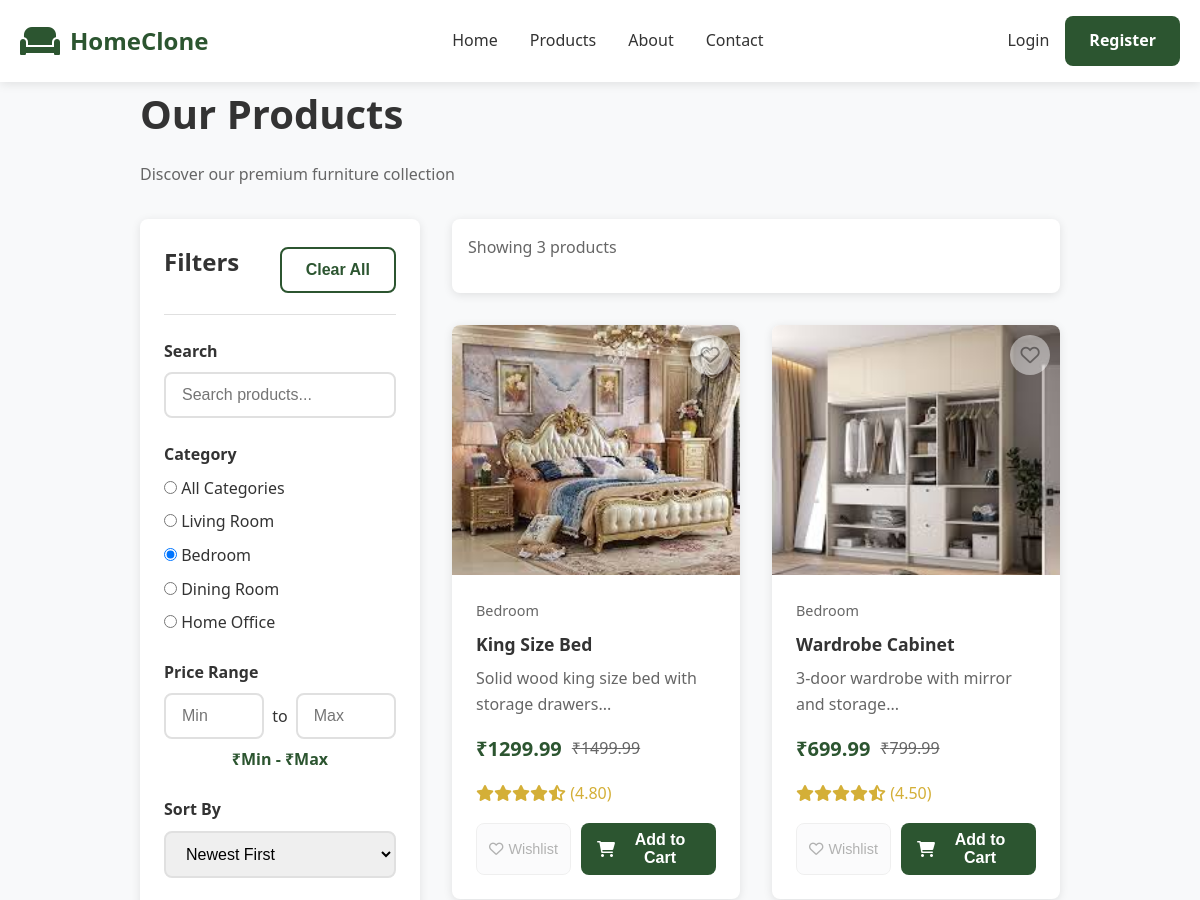
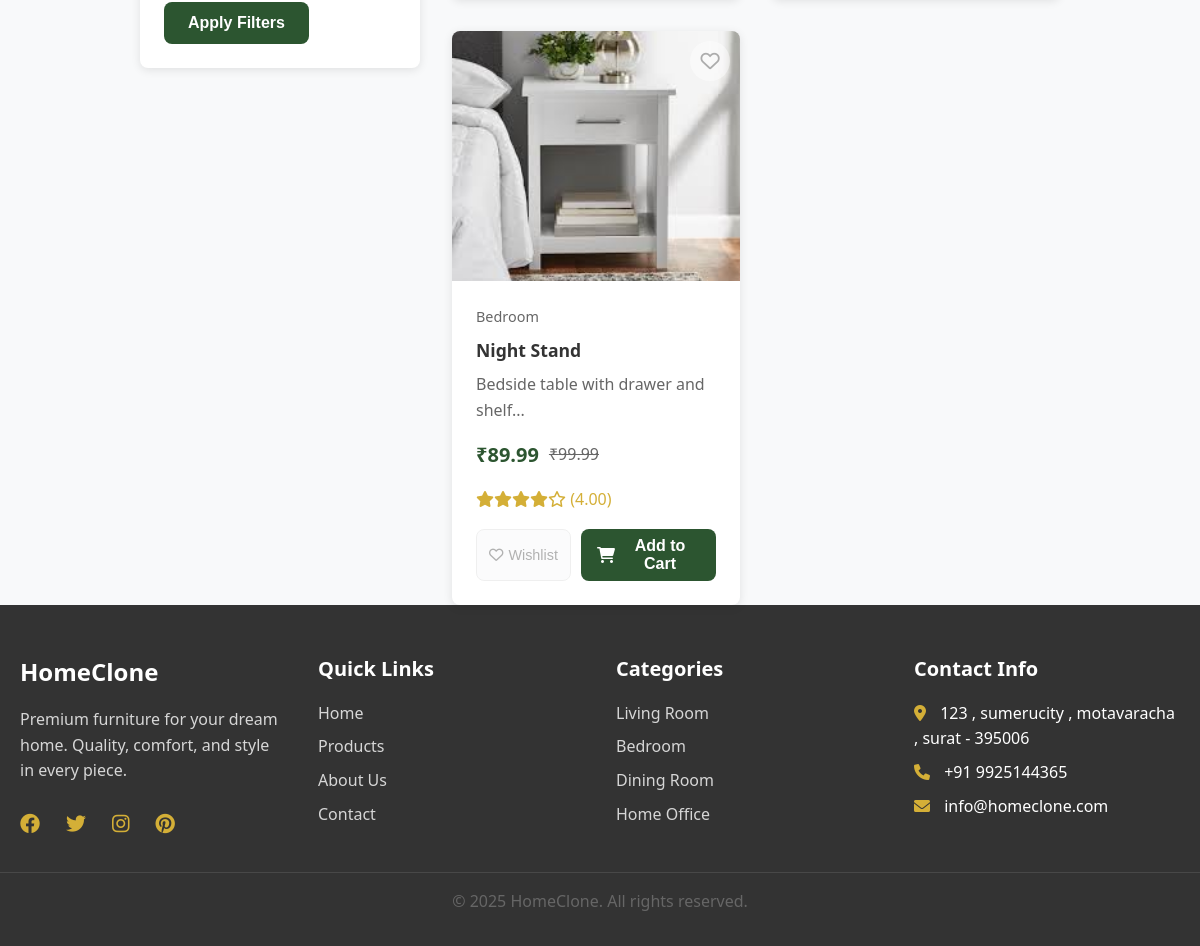
The app's page /products.php?category=2 with its own data (2 pictures, top to bottom).
### tables this page shows
CREATE TABLE categories (
    id INT AUTO_INCREMENT PRIMARY KEY,
    name VARCHAR(100) NOT NULL,
    description TEXT,
    image VARCHAR(255),
    status ENUM('active', 'inactive') DEFAULT 'active',
    created_at TIMESTAMP DEFAULT CURRENT_TIMESTAMP
);

CREATE TABLE products (
    id INT AUTO_INCREMENT PRIMARY KEY,
    name VARCHAR(255) NOT NULL,
    description TEXT,
    price DECIMAL(10,2) NOT NULL,
    old_price DECIMAL(10,2),
    category_id INT,
    image VARCHAR(255),
    stock_quantity INT DEFAULT 0,
    rating DECIMAL(3,2) DEFAULT 0,
    featured BOOLEAN DEFAULT FALSE,
    status ENUM('active', 'inactive') DEFAULT 'active',
    created_at TIMESTAMP DEFAULT CURRENT_TIMESTAMP,
    FOREIGN KEY (category_id) REFERENCES categories(id)
);

### includes/functions.php (called while the page is built, shortened)
<?php
if (!function_exists('isLoggedIn')) {
function isLoggedIn() {
    return isset($_SESSION['user_id']);
}
function getProducts($filters = []) {
    global $pdo;
    $sql = "SELECT p.*, c.name as category_name FROM products p
            LEFT JOIN categories c ON p.category_id = c.id
            WHERE p.status = 'active'";
    $params = [];
    if (isset($filters['category']) && $filters['category'] != '') {
        $sql .= " AND p.category_id = ?";
        $params[] = $filters['category'];
    }
    $sort = isset($filters['sort']) ? $filters['sort'] : 'newest';
    switch($sort) {
        default:
            $sql .= " ORDER BY p.created_at DESC";
    }
    try {
        $stmt = $pdo->prepare($sql);
        $stmt->execute($params);
        return $stmt->fetchAll(PDO::FETCH_ASSOC);
    } catch (PDOException $e) {
        error_log("Error getting products: " . $e->getMessage());
        return [];
    }
}
}
?>

### products.php (the view, shortened to what this page needs)
<?php
include 'includes/config.php';
include 'includes/functions.php';
$filters = [
    'category' => $_GET['category'] ?? '',
    'search' => $_GET['search'] ?? '',
    'min_price' => $_GET['min_price'] ?? '',
    'max_price' => $_GET['max_price'] ?? '',
    'sort' => $_GET['sort'] ?? 'newest'
];
$categories = $pdo->query("SELECT * FROM categories WHERE status = 'active'")->fetchAll();
$products = getProducts($filters);
include 'includes/header.php';
?>
<div class="container">
    <div class="products-page">
        <div class="page-header">
            <h1>Our Products</h1>
            <p>Discover our premium furniture collection</p>
        </div>
        <div class="products-layout">
            <div class="filters-sidebar" id="filter-sidebar">
                <div class="filters-header">
                    <h3>Filters</h3>
                    <button type="button" class="btn btn-outline btn-sm" id="clear-filters">Clear All</button>
                </div>
                <form method="GET" action="" id="products-form">
                    <div class="filter-group">
                        <label class="form-label">Search</label>
                        <input type="text" class="form-control" name="search" value="<?php echo htmlspecialchars($filters['search']); ?>"
                               placeholder="Search products...">
                    </div>
                    <div class="filter-group">
                        <label class="form-label">Category</label>
                        <div class="category-filters">
                            <div class="form-check">
                                <input type="radio" class="form-check-input category-checkbox" name="category" value=""
                                       <?php echo empty($filters['category']) ? 'checked' : ''; ?> id="cat-all">
                                <label class="form-check-label" for="cat-all">All Categories</label>
                            </div>
                            <?php foreach ($categories as $category): ?>
                            <div class="form-check">
                                <input type="radio" class="form-check-input category-checkbox" name="category"
                                       value="<?php echo $category['id']; ?>"
                                       <?php echo $filters['category'] == $category['id'] ? 'checked' : ''; ?>
                                       id="cat-<?php echo $category['id']; ?>">
                                <label class="form-check-label" for="cat-<?php echo $category['id']; ?>">
                                    <?php echo $category['name']; ?>
                                </label>
                            </div>
                            <?php endforeach; ?>
                        </div>
                    </div>
                    <div class="filter-group">
                        <label class="form-label">Price Range</label>
                        <div class="price-inputs">
                            <input type="number" class="form-control" name="min_price" placeholder="Min"
                                   value="<?php echo $filters['min_price']; ?>" min="0">
                            <span>to</span>
                            <input type="number" class="form-control" name="max_price" placeholder="Max"
                                   value="<?php echo $filters['max_price']; ?>" min="0">
                        </div>
                        <div id="price-display" class="price-display">
                        </div>
                    </div>
                    <div class="filter-group">
                        <label class="form-label">Sort By</label>
                        <select class="form-control" name="sort" id="sort-select">
                            <option value="newest" <?php echo $filters['sort'] == 'newest' ? 'selected' : ''; ?>>Newest First</option>
                        </select>
                    </div>
                    <button type="submit" class="btn btn-primary btn-block" id="apply-filters">Apply Filters</button>
                </form>
            </div>
            <div class="products-main">
                <div class="products-header">
                    <div class="products-info">
                        <p>Showing <?php echo count($products); ?> products</p>
                    </div>
                </div>
                <?php if (empty($products)): ?>
                    <div class="no-products">
                        <i class="fas fa-search fa-3x"></i>
                        <h3>No products found</h3>
                        <p>Try adjusting your filters or search terms</p>
                        <a href="products.php" class="btn btn-primary">Clear Filters</a>
                    </div>
                <?php else: ?>
                    <div class="products-grid" id="products-grid">
                        <?php foreach ($products as $product):
                            $is_in_wishlist = false;
                        ?>
                        <div class="product-card">
                            <?php if ($product['old_price']): ?>
                                <div class="product-badge">Sale</div>
                            <?php endif; ?>
                            <div class="product-image-container">
                                <img src="images/<?php echo $product['image'] ?: 'placeholder.jpg'; ?>"
                                     alt="<?php echo htmlspecialchars($product['name']); ?>"
                                     class="product-img">
                                <div class="product-overlay">
                                    <button class="btn-wishlist-overlay <?php echo $is_in_wishlist ? 'active' : ''; ?>"
                                            data-product-id="<?php echo $product['id']; ?>"
                                            <?php echo !isLoggedIn() ? 'disabled' : ''; ?>>
                                        <i class="<?php echo $is_in_wishlist ? 'fas' : 'far'; ?> fa-heart"></i>
                                    </button>
                                </div>
                            </div>
                            <div class="product-info">
                                <div class="product-category"><?php echo $product['category_name']; ?></div>
                                <h3 class="product-title"><?php echo $product['name']; ?></h3>
                                <p class="product-description"><?php echo substr($product['description'], 0, 100); ?>...</p>
                                <div class="product-price">
                                    <span class="current-price">₹<?php echo $product['price']; ?></span>
                                    <?php if ($product['old_price']): ?>
                                        <span class="old-price">₹<?php echo $product['old_price']; ?></span>
                                    <?php endif; ?>
                                </div>
                                <div class="product-rating">
                                    <?php
                                    $rating = $product['rating'];
                                    for ($i = 1; $i <= 5; $i++):
                                        if ($i <= floor($rating)):
                                            echo '<i class="fas fa-star"></i>';
                                        elseif ($i - 0.5 <= $rating):
                                            echo '<i class="fas fa-star-half-alt"></i>';
                                        else:
                                            echo '<i class="far fa-star"></i>';
                                        endif;
                                    endfor;
                                    ?>
                                    <span>(<?php echo $rating; ?>)</span>
                                </div>
                                <div class="product-actions">
                                    <button class="btn-icon btn-wishlist <?php echo $is_in_wishlist ? 'active' : ''; ?>"
                                            data-product-id="<?php echo $product['id']; ?>"
                                            <?php echo !isLoggedIn() ? 'disabled' : ''; ?>>
                                        <i class="<?php echo $is_in_wishlist ? 'fas' : 'far'; ?> fa-heart"></i> Wishlist
                                    </button>
                                    <button class="btn btn-cart" data-product-id="<?php echo $product['id']; ?>">
                                        <i class="fas fa-shopping-cart"></i> Add to Cart
                                    </button>
                                </div>
                            </div>
                        </div>
                        <?php endforeach; ?>
                    </div>
                <?php endif; ?>
            </div>
        </div>
    </div>
</div>
<?php
include 'includes/footer.php';
?>

### css/style.css (style rules this page uses)
* { margin: 0; padding: 0; box-sizing: border-box; }
:root { --primary-color: #2c5530; --primary-dark: #1e3a24; --primary-light: #3a7042; --secondary-color: #d4af37; --accent-color: #8b4513; --text-dark: #333; --text-light: #666; --bg-light: #f8f9fa; --bg-white: #ffffff; --border-color: #e0e0e0; --shadow: 0 2px 10px rgba(0,0,0,0.1); --radius: 8px; }
body { font-family: 'Segoe UI', Tahoma, Geneva, Verdana, sans-serif; line-height: 1.6; color: var(--text-dark); background-color: var(--bg-light); }
.container { max-width: 1200px; margin: 0 auto; padding: 0 20px; }
h1, h2, h3, h4, h5, h6 { margin-bottom: 1rem; color: var(--text-dark); font-weight: 600; }
h1 { font-size: 2.5rem; }
h3 { font-size: 1.5rem; }
p { margin-bottom: 1rem; color: var(--text-light); }
.btn { display: inline-block; padding: 12px 24px; border: none; border-radius: var(--radius); text-decoration: none; text-align: center; font-weight: 600; cursor: pointer; transition: all 0.3s ease; font-size: 1rem; }
.btn-primary { background-color: var(--primary-color); color: white; }
.btn-outline { background-color: transparent; border: 2px solid var(--primary-color); color: var(--primary-color); }
.product-card { background: var(--bg-white); border-radius: var(--radius); overflow: hidden; box-shadow: var(--shadow); transition: all 0.3s ease; position: relative; }
.product-img { width: 100%; height: 250px; object-fit: cover; }
.product-badge { position: absolute; top: 10px; left: 10px; background: var(--secondary-color); color: white; padding: 5px 10px; border-radius: 20px; font-size: 0.8rem; font-weight: 600; }
.product-info { padding: 1.5rem; }
.product-title { font-size: 1.1rem; margin-bottom: 0.5rem; color: var(--text-dark); }
.product-category { color: var(--text-light); font-size: 0.9rem; margin-bottom: 0.5rem; }
.product-price { display: flex; align-items: center; gap: 10px; margin-bottom: 1rem; }
.current-price { font-size: 1.25rem; font-weight: 700; color: var(--primary-color); }
.old-price { font-size: 1rem; color: var(--text-light); text-decoration: line-through; }
.product-rating { color: var(--secondary-color); margin-bottom: 1rem; }
.product-actions { display: flex; gap: 10px; }
.btn-icon { padding: 8px 12px; border: none; border-radius: var(--radius); cursor: pointer; transition: all 0.3s ease; display: flex; align-items: center; gap: 5px; }
.btn-wishlist { background: var(--bg-light); color: var(--text-light); }
.btn-cart { background: var(--primary-color); color: white; flex: 1; }
.form-label { display: block; margin-bottom: 0.5rem; font-weight: 600; color: var(--text-dark); }
.form-control { width: 100%; padding: 12px 16px; border: 2px solid var(--border-color); border-radius: var(--radius); font-size: 1rem; transition: border-color 0.3s ease; }

### css/responsive.css (style rules this page uses)
@media (max-width: 1200px) { .container { max-width: 960px; } }

### records on screen
categories: category "☐ Living Room", name "Living Room"
categories: category "☑ Bedroom", name "Bedroom"
categories: category "☐ Dining Room", name "Dining Room"
categories: category "☐ Home Office", name "Home Office"
products: image (picture), category.name "Bedroom", name "King Size Bed", description "Solid wood king size bed with storage drawers", price "1299.99", old_price "1499.99", rating "4.80"
products: image (picture), category.name "Bedroom", name "Wardrobe Cabinet", description "3-door wardrobe with mirror and storage", price "699.99", old_price "799.99", rating "4.50"
products: image (picture), category.name "Bedroom", name "Night Stand", description "Bedside table with drawer and shelf", price "89.99", old_price "99.99", rating "4.00"

### other values on screen
SITE_NAME "HomeClone"
count($products) "3"
